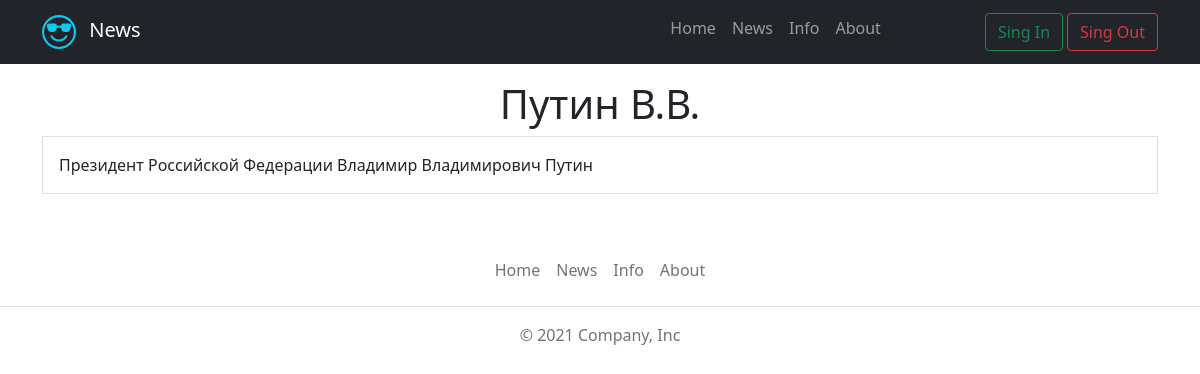
The app's page /news/politika/putin-vv with its own data.
### main/models.py (models this page shows, shortened)
class News(models.Model):
    title = models.CharField(max_length=255, verbose_name='Заголовок')
    content = models.TextField(blank=True, verbose_name='Контент')
    slug = models.SlugField(max_length=255, unique=True, db_index=True, verbose_name='url')
    photo = models.ImageField(upload_to='photo/%Y/%m/%d', verbose_name='Фото')
    time_create = models.DateTimeField(auto_now_add=True, verbose_name='Время создания')
    time_update = models.DateTimeField(auto_now=True, verbose_name='Время обновления')
    is_posted = models.BooleanField(default=False, verbose_name='Опубликовано')
    topic = models.ForeignKey('Topic', on_delete=models.PROTECT, verbose_name='Тема')
    class Meta:
        verbose_name = 'Новость'
        verbose_name_plural = 'Новости'
        ordering = ['-title', 'content']

### main/views.py (the view)
# urls.py: path('news/<slug:topic>/<slug:post>', news_post, name='news_post'),
def news_post(request, topic, post):
    post = News.objects.filter(slug=post, topic_id=Topic.objects.filter(slug=topic)[0].pk)[0]
    return render(request, 'main/post.html', {'title': post.title, 'post': post})

### main/templates/main/post.html
{% extends 'main/base.html' %}
{% block content %}
<div class="container py-3">
    <div class="text-center"><h1>{{ post.title }}</h1></div>
    <div class="border p-3">{{ post.content }}</div>
</div>
{% endblock %}

### records on screen
News: title "Путин В.В.", content "Президент Российской Федерации Владимир Владимирович Путин"
